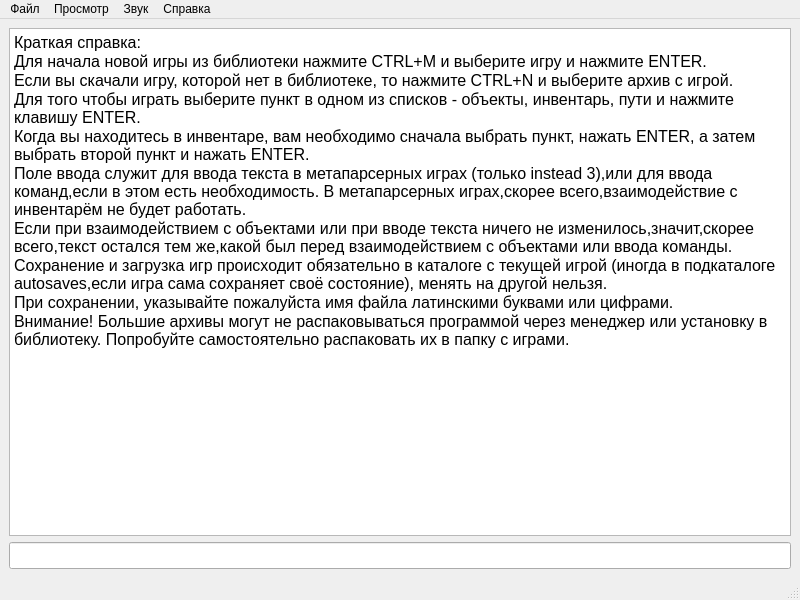
<?xml version="1.0" encoding="UTF-8"?>
<ui version="4.0">
 <class>TopWindow</class>
 <widget class="QMainWindow" name="TopWindow">
  <property name="geometry">
   <rect>
    <x>0</x>
    <y>0</y>
    <width>800</width>
    <height>600</height>
   </rect>
  </property>
  <property name="windowTitle">
   <string>MainWindow</string>
  </property>
  <widget class="QWidget" name="centralwidget">
   <layout class="QVBoxLayout" name="verticalLayout">
    <item>
     <widget class="QPlainTextEdit" name="headerText">
      <property name="font">
       <font>
        <pointsize>12</pointsize>
       </font>
      </property>
      <property name="plainText">
       <string>Краткая справка:
Для начала новой игры из библиотеки нажмите CTRL+M и выберите игру и нажмите ENTER.
Если вы скачали игру, которой нет в библиотеке, то нажмите CTRL+N и выберите архив с игрой.
Для того чтобы играть выберите пункт в одном из списков - объекты, инвентарь, пути и нажмите клавишу ENTER.
Когда вы находитесь в инвентаре, вам необходимо сначала выбрать пункт, нажать ENTER, а затем выбрать второй пункт и нажать ENTER.
Поле ввода служит для ввода текста в метапарсерных играх (только instead 3),или для ввода команд,если в этом есть необходимость. В метапарсерных играх,скорее всего,взаимодействие с инвентарём не будет работать.
Если при взаимодействием с объектами или при вводе текста ничего не изменилось,значит,скорее всего,текст остался тем же,какой был перед взаимодействием с объектами или ввода команды.
Сохранение и загрузка игр происходит обязательно в каталоге с текущей игрой (иногда в подкаталоге autosaves,если игра сама сохраняет своё состояние), менять на другой нельзя.
При сохранении, указывайте пожалуйста имя файла латинскими буквами или цифрами.
Внимание! Большие архивы могут не распаковываться программой через менеджер или установку в библиотеку. Попробуйте самостоятельно распаковать их в папку с играми.</string>
      </property>
     </widget>
    </item>
    <item>
     <widget class="QLineEdit" name="enterText">
      <property name="font">
       <font>
        <pointsize>12</pointsize>
       </font>
      </property>
     </widget>
    </item>
   </layout>
  </widget>
  <widget class="QMenuBar" name="menubar">
   <property name="geometry">
    <rect>
     <x>0</x>
     <y>0</y>
     <width>800</width>
     <height>22</height>
    </rect>
   </property>
   <widget class="QMenu" name="fileMenu">
    <property name="mouseTracking">
     <bool>true</bool>
    </property>
    <property name="tabletTracking">
     <bool>false</bool>
    </property>
    <property name="focusPolicy">
     <enum>Qt::FocusPolicy::NoFocus</enum>
    </property>
    <property name="title">
     <string>Файл</string>
    </property>
    <addaction name="gameManager"/>
    <addaction name="addGame"/>
    <addaction name="openSave"/>
    <addaction name="openSaveDontReload"/>
    <addaction name="saveGame"/>
    <addaction name="startGameAgain"/>
    <addaction name="separator"/>
    <addaction name="resetAllSettings"/>
    <addaction name="quit"/>
   </widget>
   <widget class="QMenu" name="searchMenu">
    <property name="focusPolicy">
     <enum>Qt::FocusPolicy::NoFocus</enum>
    </property>
    <property name="title">
     <string>Просмотр</string>
    </property>
    <addaction name="setting"/>
    <addaction name="search"/>
    <addaction name="searchFurther"/>
    <addaction name="sceneText"/>
    <addaction name="objectList"/>
    <addaction name="inventList"/>
    <addaction name="wayList"/>
    <addaction name="debugMode"/>
    <addaction name="logOn"/>
   </widget>
   <widget class="QMenu" name="soundMenu">
    <property name="focusPolicy">
     <enum>Qt::FocusPolicy::NoFocus</enum>
    </property>
    <property name="title">
     <string>Звук</string>
    </property>
    <addaction name="musicUp"/>
    <addaction name="musicLow"/>
    <addaction name="switchMusic"/>
    <addaction name="soundUp"/>
    <addaction name="soundLow"/>
    <addaction name="switchSound"/>
    <addaction name="alertUp"/>
    <addaction name="alertLow"/>
    <addaction name="switchAlert"/>
   </widget>
   <widget class="QMenu" name="helpMenu">
    <property name="focusPolicy">
     <enum>Qt::FocusPolicy::NoFocus</enum>
    </property>
    <property name="title">
     <string>Справка</string>
    </property>
    <addaction name="findOutput"/>
   </widget>
   <addaction name="fileMenu"/>
   <addaction name="searchMenu"/>
   <addaction name="soundMenu"/>
   <addaction name="helpMenu"/>
  </widget>
  <widget class="QStatusBar" name="statusbar"/>
  <action name="gameManager">
   <property name="checkable">
    <bool>false</bool>
   </property>
   <property name="text">
    <string>Менеджер игр</string>
   </property>
  </action>
  <action name="addGame">
   <property name="text">
    <string>Добавить игру в библиотеку</string>
   </property>
  </action>
  <action name="openSave">
   <property name="text">
    <string>Открыть сохранение</string>
   </property>
  </action>
  <action name="openSaveDontReload">
   <property name="text">
    <string>Открыть сохранение без перезагрузки библиотеки</string>
   </property>
  </action>
  <action name="saveGame">
   <property name="text">
    <string>Сохранить игру</string>
   </property>
  </action>
  <action name="startGameAgain">
   <property name="text">
    <string>Начать игру заново</string>
   </property>
  </action>
  <action name="resetAllSettings">
   <property name="text">
    <string>Сбросить все настройки</string>
   </property>
  </action>
  <action name="quit">
   <property name="text">
    <string>Выход</string>
   </property>
  </action>
  <action name="setting">
   <property name="text">
    <string>Настройки</string>
   </property>
  </action>
  <action name="search">
   <property name="text">
    <string>Поиск</string>
   </property>
  </action>
  <action name="searchFurther">
   <property name="text">
    <string>Найти далее</string>
   </property>
  </action>
  <action name="sceneText">
   <property name="text">
    <string>Текст сцены</string>
   </property>
  </action>
  <action name="objectList">
   <property name="text">
    <string>Перейти к списку объектов</string>
   </property>
  </action>
  <action name="inventList">
   <property name="text">
    <string>Перейти к списку инвентаря</string>
   </property>
  </action>
  <action name="wayList">
   <property name="text">
    <string>Перейти к списку путей</string>
   </property>
  </action>
  <action name="debugMode">
   <property name="text">
    <string>Режим отладки</string>
   </property>
  </action>
  <action name="logOn">
   <property name="text">
    <string>Включить логирование</string>
   </property>
  </action>
  <action name="musicUp">
   <property name="text">
    <string>Музыка громче</string>
   </property>
  </action>
  <action name="musicLow">
   <property name="text">
    <string>Музыка тише</string>
   </property>
  </action>
  <action name="switchMusic">
   <property name="checkable">
    <bool>true</bool>
   </property>
   <property name="text">
    <string>Музыка включена</string>
   </property>
  </action>
  <action name="soundUp">
   <property name="text">
    <string>Звуки громче</string>
   </property>
  </action>
  <action name="soundLow">
   <property name="text">
    <string>Звуки тише</string>
   </property>
  </action>
  <action name="switchSound">
   <property name="checkable">
    <bool>true</bool>
   </property>
   <property name="text">
    <string>Звуки включены</string>
   </property>
  </action>
  <action name="alertUp">
   <property name="text">
    <string>Уведомления громче</string>
   </property>
  </action>
  <action name="alertLow">
   <property name="text">
    <string>Уведомления тише</string>
   </property>
  </action>
  <action name="switchAlert">
   <property name="checkable">
    <bool>true</bool>
   </property>
   <property name="text">
    <string>Уведомления включены</string>
   </property>
  </action>
  <action name="findOutput">
   <property name="text">
    <string>Текущий способ вывода</string>
   </property>
  </action>
 </widget>
 <tabstops>
  <tabstop>enterText</tabstop>
 </tabstops>
 <resources/>
 <connections/>
</ui>
